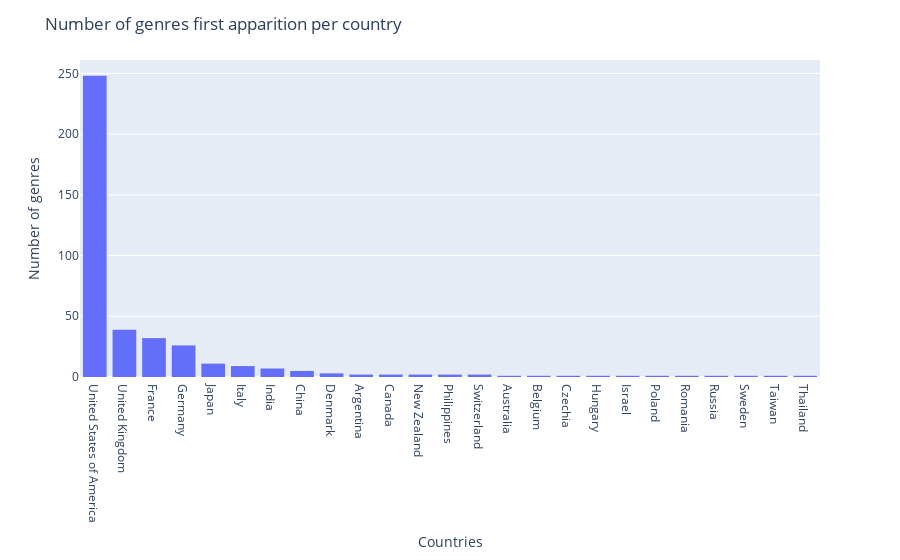

Notebook code for this chart:
### Code cell
# Count the number of unique genres per country
genre_count_by_country = (
    first_year_genre.groupby('countries')['genres']
    .nunique()
    .reset_index()
    .rename(columns={'genres': 'genre_count'})
)

# Histogram of number of genres (y axis) per country (x axis)
fig = px.histogram(genre_count_by_country, x='countries', y='genre_count')
fig.update_layout(
    title='Number of genres first apparition per country',
    xaxis=dict(
        title='Countries',
        categoryorder='total descending',  
        tickmode='array',
        tickvals=genre_count_by_country['countries'].unique(),
        automargin=True
    ),
    yaxis=dict(
        title='Number of genres'
    )
)
fig.show()

### Figure 1 — Plotly figure (JSON) as saved in the notebook; plotly's stock layout.template omitted (floating-point values rounded to 4 significant figures)
{"data": [{"alignmentgroup": "True", "bingroup": "x", "histfunc": "sum", "hovertemplate": "countries=%{x}<br>sum of genre_count=%{y}<extra></extra>", "legendgroup": "", "marker": {"color": "#636efa", "pattern": {"shape": ""}}, "name": "", "offsetgroup": "", "orientation": "v", "showlegend": false, "type": "histogram", "x": ["Argentina", "Australia", "Belgium", "Canada", "China", "Czechia", "Denmark", "France", "Germany", "Hungary", "India", "Israel", "Italy", "Japan", "New Zealand", "Philippines", "Poland", "Romania", "Russia", "Sweden", "Switzerland", "Taiwan", "Thailand", "United Kingdom", "United States of America"], "xaxis": "x", "y": [2, 1, 1, 2, 5, 1, 3, 32, 26, 1, 7, 1, 9, 11, 2, 2, 1, 1, 1, 1, 2, 1, 1, 39, 248], "yaxis": "y"}], "layout": {"barmode": "relative", "legend": {"tracegroupgap": 0}, "margin": {"t": 60}, "title": {"text": "Number of genres first apparition per country"}, "xaxis": {"anchor": "y", "automargin": true, "categoryorder": "total descending", "domain": [0, 1], "tickmode": "array", "tickvals": ["Argentina", "Australia", "Belgium", "Canada", "China", "Czechia", "Denmark", "France", "Germany", "Hungary", "India", "Israel", "Italy", "Japan", "New Zealand", "Philippines", "Poland", "Romania", "Russia", "Sweden", "Switzerland", "Taiwan", "Thailand", "United Kingdom", "United States of America"], "title": {"text": "Countries"}}, "yaxis": {"anchor": "x", "domain": [0, 1], "title": {"text": "Number of genres"}}}}
